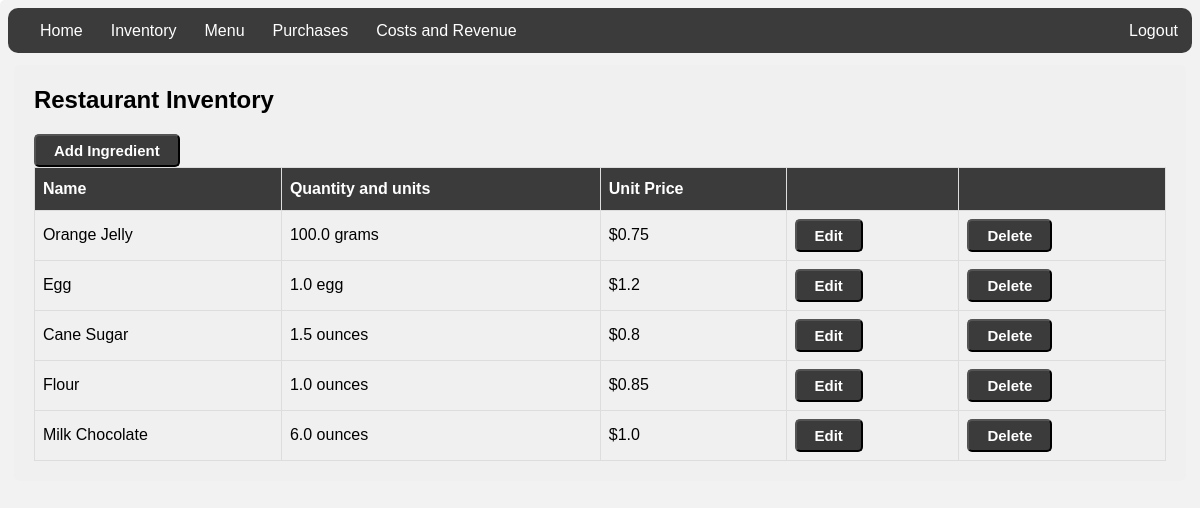
The app's page /ingredient/list (signed in), older data.
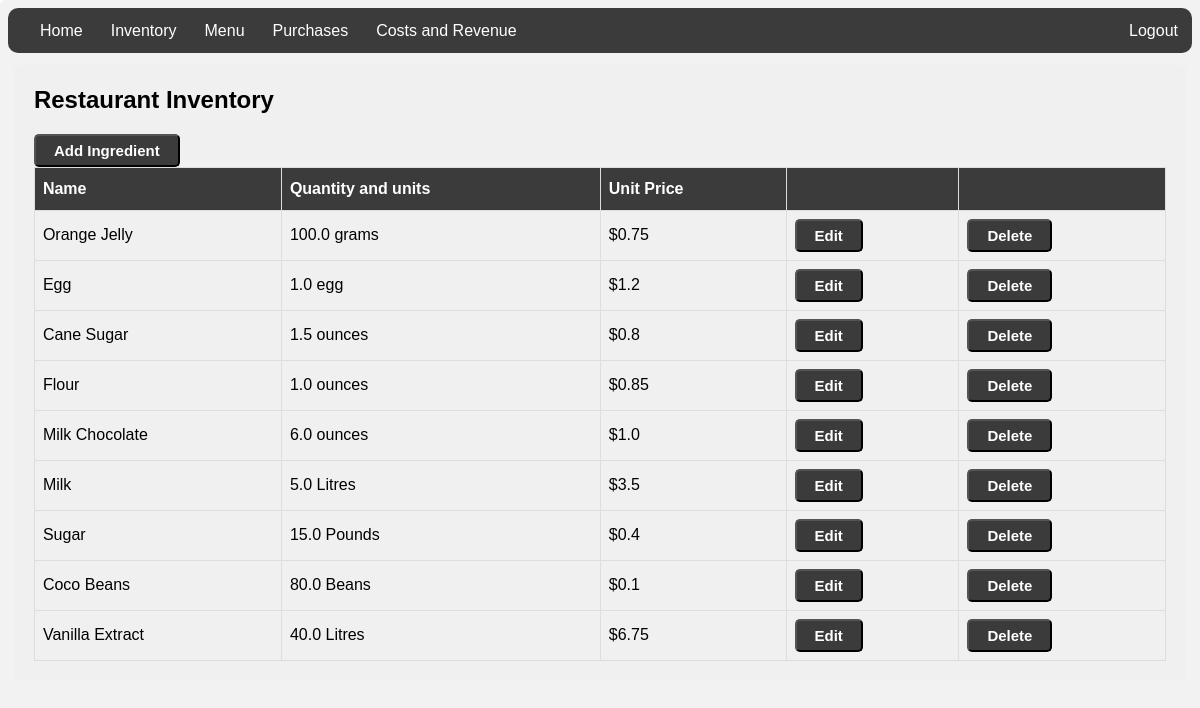
The same page, newer data.
### inventory/models.py (models this page shows, shortened)
class Ingredient(models.Model):
    name = models.CharField(max_length=30)
    quantity = models.FloatField(default=0)
    unit = models.CharField(max_length=30)
    unit_price = models.FloatField(default=0)
    total_price = models.IntegerField(default=0)

### inventory/views.py (the view)
# urls.py: path('ingredient/list', views.IngredientList.as_view(), name="ingredientlist"),
class IngredientList(LoginRequiredMixin, ListView):
   model = Ingredient

### inventory/templates/inventory/ingredient_list.html (shortened to what this page needs)
{% extends './base.html' %}
{% block content %}
<head>
</head>
<h2>Restaurant Inventory</h2>
<a href="{% url 'ingredientcreate' %}"><button class="btn">Add Ingredient</button></a>
<table id="ingredients">
  <tr>
    <th>Name</th>
    <th>Quantity and units</th>
    <th>Unit Price</th>
      <th> </th>
      <th> </th>
  </tr>
  {% for ingredient in ingredient_list %}
  <tr>
  <tr>
      <td>{{ ingredient.name|title }}</td>
      <td>{{ ingredient.quantity }} {{ ingredient.unit }}</td>
      <td>${{ ingredient.unit_price }}</td>
      <td><a href="{% url 'ingredientupdate' ingredient.id %}"><button class="btn">Edit</button></a></td>
      <td><a href="{% url 'ingredientdelete' ingredient.id %}"><button class="btn">Delete</button></a></td>
  </tr>
  {% endfor %}
</table>
{% endblock %}

### inventory/templates/inventory/base.html (shortened to what this page needs)
<head>
    </head>
    <body>
    {% load static %}
      <nav id='menu'>
        <ul>
            <li><a href="{% url 'home' %}">Home</a></li>
            <li><a href="{% url 'ingredientlist' %}">Inventory</a></li>
            <li><a href="{% url 'menuitemlist' %}">Menu</a></li>
            <li><a href="{% url 'purchaselist' %}">Purchases</a></li>
            <li><a href="{% url 'costsandrevenue' %}">Costs and Revenue</a></li>
            <li style = "float:right"><a href="{% url 'logout' %}">Logout</a></li>
        </ul>
      </nav>
    <div id="mainbody">
        {% block content %}
        {% endblock %}
    </div>
    </body>

### inventory/templates/inventory/base.html (style rules this page uses)
body { font-family: Arial, Helvetica, sans-serif; }
table { border-collapse: collapse; width: 100%; }
td, th { border: 1px solid #ddd; padding: 8px; }
tr:nth-child(even) { background-color: #f2f2f2; }
th { padding-top: 12px; padding-bottom: 12px; text-align: left; background-color: #3B3B3B;; color: white; }
#mainbody { margin: 1% 0.5%; background-color: #f0f0f0; box-sizing: border-box; padding: 1px 20px 20px 20px }
.btn { background-color:#3B3B3B; border-radius:5px; display:inline-block; cursor:pointer; color:#ffffff; font-size:15px; font-weight:bold; padding:6px 18px; text-decoration:none; }
div { border-radius: 5px; background-color: #f2f2f2; padding: 20px; }
#menu { background: #3B3B3B; color: #FFF; height: 45px; padding-left: 18px; border-radius: 10px; }
#menu ul, #menu li { margin: 0 auto; padding: 0; list-style: none }
#menu ul { width: 100%; }
#menu li { float: left; display: inline; position: relative; }
#menu a { display: block; line-height: 45px; padding: 0 14px; text-decoration: none; color: #FFFFFF; font-size: 16px; }

Row changes from the older to the newer data that the page shows:
added Ingredient: name "Milk", quantity "5.0", unit "Litres", unit_price "3.5"
added Ingredient: name "Sugar", quantity "15.0", unit "Pounds", unit_price "0.4"
added Ingredient: name "Coco Beans", quantity "80.0", unit "Beans", unit_price "0.1"
added Ingredient: name "Vanilla Extract", quantity "40.0", unit "Litres", unit_price "6.75"
